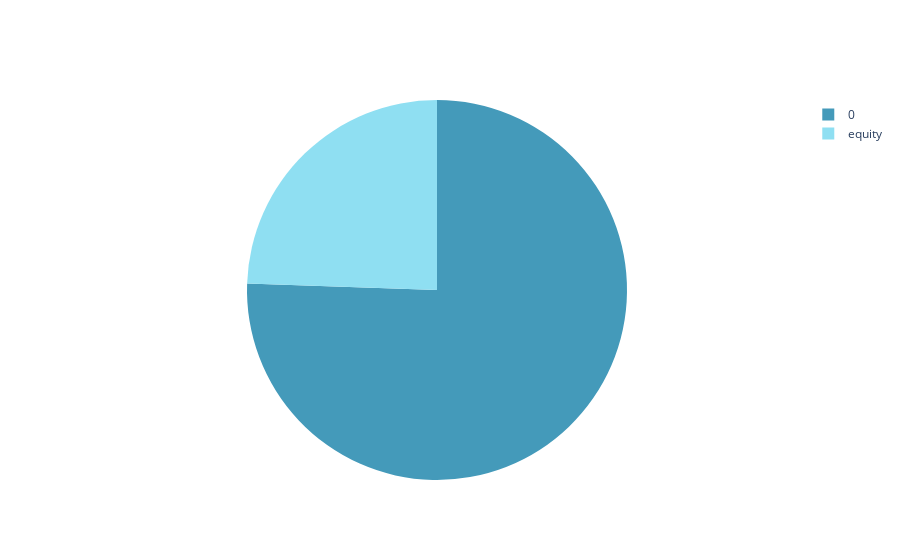

The code cell stored with this chart in its notebook:
### Code cell
labels = ["", "equity"]
values = [operating_cash , equity]

fig = go.Figure(data=[go.Pie(labels=labels, values=values, textinfo="none", pull=[0, 0,])])
fig.show()

### Figure 1 — Plotly figure (JSON) as saved in the notebook; plotly's stock layout.template omitted (floating-point values rounded to 4 significant figures)
{"data": [{"labels": ["", "equity"], "pull": [0, 0], "textinfo": "none", "type": "pie", "values": [360200000.0, 116546208]}], "layout": {}}
